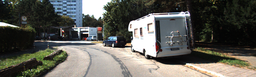
#> input picture images/hough/images/uu_000007.png, 256 x 77 px, shrunk from 1242 x 375 before the run; its folder holds only this picture in this run
$ python houghTransform.py   (older library calls are emulated)
#> lines starting #> are read from the running program, lines starting #| are printed output that depends on the picture
### functions/canny.py
import numpy as np
import cv2
import matplotlib.pyplot as plt

def canny(img):
    image = cv2.cvtColor(img, cv2.COLOR_BGR2GRAY)
    image_smoothed = cv2.GaussianBlur(image, (7, 7), 1)
    sobelx = cv2.Sobel(image_smoothed, cv2.CV_64F, 1, 0, ksize=3)
    sobely = cv2.Sobel(image_smoothed, cv2.CV_64F, 0, 1, ksize=3)
    mag = np.sqrt(sobelx**2 + sobely**2)
    mag = np.uint8(mag / np.max(mag) * 255) # Normalize to 0-255
    theta = np.arctan2(sobely, sobelx)
    rows, cols = image.shape
    non_max = np.zeros((rows, cols), dtype=np.uint8)
    theta = theta * 180. / np.pi
    theta[theta < 0] += 180
    for i in range(1, rows - 1):
        for j in range(1, cols - 1):
            # Horizontal gradient
            if (0 <= theta[i, j] < 22.5) or (157.5 <= theta[i, j] <= 180):
                if (mag[i, j] >= mag[i, j - 1]) and (mag[i, j] >= mag[i, j + 1]):
                    non_max[i, j] = mag[i, j]
            # Diagonal gradient
            elif (22.5 <= theta[i, j] < 67.5):
                if (mag[i, j] >= mag[i - 1, j - 1]) and (mag[i, j] >= mag[i + 1, j + 1]):
                    non_max[i, j] = mag[i, j]
            # Vertical gradient
            elif (67.5 <= theta[i, j] < 112.5):
                if (mag[i, j] >= mag[i - 1, j]) and (mag[i, j] >= mag[i + 1, j]):
                    non_max[i, j] = mag[i, j]
            # Diagonal gradient
            elif (112.5 <= theta[i, j] < 157.5):
                if (mag[i, j] >= mag[i + 1, j - 1]) and (mag[i, j] >= mag[i - 1, j + 1]):
                    non_max[i, j] = mag[i, j]

    high_threshold = 0.2 * np.max(non_max)
    low_threshold = 0.1 * np.max(non_max)
    strong_edges = np.zeros((rows, cols), dtype=np.uint8)
    weak_edges = np.zeros((rows, cols), dtype=np.uint8)
    strong_edges[non_max >= high_threshold] = 255
    weak_edges[(non_max <= high_threshold) & (non_max >= low_threshold)] = 255
    final_edges = np.zeros((rows, cols), dtype=np.uint8)
    final_edges[strong_edges == 255] = 255

    for i in range(1, rows - 1):
        for j in range(1, cols - 1):
            if weak_edges[i, j] == 255:
                if 255 in [strong_edges[i - 1, j - 1], strong_edges[i - 1, j], strong_edges[i - 1, j + 1],
                        strong_edges[i, j - 1], strong_edges[i, j + 1],
                        strong_edges[i + 1, j - 1], strong_edges[i + 1, j], strong_edges[i + 1, j + 1]]:
                    final_edges[i, j] = 255

    return final_edges

### functions/otsuToHoughTransform.py
import numpy as np
import cv2
import matplotlib.pyplot as plt

def otsuToHoughTransform(img): #This function is used to calculate the threshold with Otsu's method getting the maximun intra-class variance (created just for hough transform)

    # Calculate the max and min pixel values
    max_pixel = int(np.max(img))
    min_pixel = int(np.min(img))

    # Calculate histogram
    hist = np.histogram(img, bins=max_pixel+1, range=(0, max_pixel))[0]

    # Calculate total number of pixels
    total = np.sum(hist)

    # Calculate sum of all pixel values
    sum_total = np.sum(hist * np.arange(0, max_pixel+1))

    ThresholdList = np.arange(0, max_pixel+1)
    var_intra = np.zeros(max_pixel+1)

    for Threshold in ThresholdList:
        # Calculate background weight
        w_bg = np.sum(hist[0:Threshold]) / total if total > 0 else 0

        # Calculate foreground weight
        w_fg = np.sum(hist[Threshold+1:max_pixel+1]) / total if total > 0 else 0

        # Calculate background mean
        m_bg = (np.sum(hist[0:Threshold] * np.arange(0, Threshold)) / np.sum(hist[0:Threshold])) if np.sum(hist[0:Threshold]) > 0 else 0

        # Calculate foreground mean
        m_fg = (np.sum(hist[Threshold+1:max_pixel+1] * np.arange(Threshold+1, max_pixel+1)) / np.sum(hist[Threshold+1:max_pixel+1])) if np.sum(hist[Threshold+1:max_pixel+1]) > 0 else 0

        # Calculate variance of background
        var_bg = (np.sum(hist[0:Threshold] * (np.arange(0, Threshold) - m_bg)**2) / np.sum(hist[0:Threshold])) if np.sum(hist[0:Threshold]) > 0 else 0

        # Calculate variance of foreground
        var_fg = (np.sum(hist[Threshold+1:max_pixel+1] * (np.arange(Threshold+1, max_pixel+1) - m_fg)**2) / np.sum(hist[Threshold+1:max_pixel+1])) if np.sum(hist[Threshold+1:max_pixel+1]) > 0 else 0

        # Calculate intra-class variance
        var_intra[Threshold] = w_bg * var_bg + w_fg * var_fg

    # Get the threshold that maximizes the intra-class variance
    Threshold = np.argmax(var_intra)

    return Threshold

### houghTransform.py
import os
import numpy as np
import matplotlib.pyplot as plt
import cv2
from functions.canny import canny
from functions.otsuToHoughTransform import otsuToHoughTransform

def houghTransform(image, error):

    # Create a 2x3 grid of subplots
    fig, axes = plt.subplots(2, 2, figsize=(15, 10))

    # Plot the original image
    axes[0, 0].imshow(cv2.cvtColor(image, cv2.COLOR_BGR2RGB)) # Convert to RGB
    axes[0, 0].set_title('Original image')

    # Define the values of theta (angle) and rho (distance from origin)
    theta_res = 1  # Resolution of theta in degrees
    rho_res = 1    # Resolution of rho in pixels

    # Define theta and rho ranges
    theta = np.deg2rad(np.arange(-90, 90, theta_res))
    height, width, _ = image.shape
    max_rho = int(np.sqrt(height**2 + width**2))
    rho = np.arange(-max_rho, max_rho, rho_res)

    # Create Hough space
    hough_space = np.zeros((2 * max_rho, len(theta)), dtype=np.uint64)

    # Find edges
    edges = canny(image)

    # Plot the edges
    axes[0, 1].imshow(edges, cmap='gray')
    axes[0, 1].set_title('Edges')

    # Get edge coordinates
    y_idx, x_idx = np.where(edges > 0)

    # Calculaten the Hough space
    for i in range(len(x_idx)):
        x = x_idx[i]
        y = y_idx[i]
        for t_idx in range(len(theta)):
            r = int(x * np.cos(theta[t_idx]) + y * np.sin(theta[t_idx]))
            hough_space[r + max_rho, t_idx] += 1

    # Get the max and min values of the Hough space
    max_value = int(np.max(hough_space))
    min_value = int(np.min(hough_space))

    # Calculate the threshold with Otsu's method getting the maximun intra-class variance
    threshold = otsuToHoughTransform(hough_space) - (max_value) * error # 0 <= error <= 1

    # Plot the Hough space
    axes[1, 0].imshow(hough_space)
    axes[1, 0].set_title('Hough space (Max value: ' + str(max_value)+ ' Threshold: ' + str(threshold) + ')')

    # Get the coordinates of the peaks
    y_peaks, x_peaks = np.where(hough_space > threshold)

    # Create a copy of the original image to draw lines
    imgResult = cv2.cvtColor(image, cv2.COLOR_BGR2RGB) # Convert to RGB

    # Draw lines in the image
    for i in range(len(x_peaks)):
        r = rho[y_peaks[i]]
        t = theta[x_peaks[i]]
        a = np.cos(t)
        b = np.sin(t)
        x0 = a * r
        y0 = b * r
        x1 = int(x0 + 1000 * (-b))
        y1 = int(y0 + 1000 * (a))
        x2 = int(x0 - 1000 * (-b))
        y2 = int(y0 - 1000 * (a))
        cv2.line(imgResult, (x1, y1), (x2, y2), (255, 0, 0), 2)

    # Plot the image with lines
    axes[1, 1].imshow(imgResult)
    axes[1, 1].set_title('Image with lines')

    # Adjust subplot spacing
    plt.tight_layout()

    # Show all subplots
    plt.show()

if __name__ == "__main__":
    folder_path = 'images/hough/images'

    image_names = os.listdir(folder_path)

    for image_name in image_names:
        if image_name.endswith('.png'):
            image_path = os.path.join(folder_path, image_name)
            houghTransform(cv2.imread(image_path), error=0.05)
#> in houghTransform, image is the input picture: shape (77, 256, 3); mean B, G, R 86.9, 93.6, 94.3
#> in canny, `sobely = cv2.Sobel(image_smoothed, cv2.CV_64F, 0, 1, ksize=3)`:
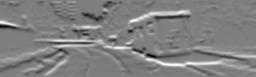
#> sobely: shape (77, 256) float64; min -591, max 595, mean 9.1; drawn with min black and max white
#> in canny, `theta = np.arctan2(sobely, sobelx)`:
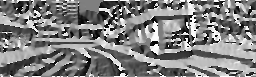
#> theta: shape (77, 256) float64; min -3.13, max 3.14, mean 0.011; drawn with min black and max white
#> in canny, `theta[theta < 0] += 180`:
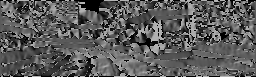
#> theta: shape (77, 256) float64; min 0, max 180, mean 90
#> after the loop in canny, `for i in range(1, rows - 1):`:
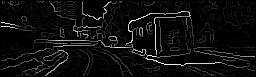
#> non_max: shape (77, 256); min 0, max 255, mean 13.3
#> in canny, `high_threshold = 0.2 * np.max(non_max)`: high_threshold = 51
#> in canny, `low_threshold = 0.1 * np.max(non_max)`: low_threshold = 25.5
#> after the loop in canny, `for i in range(1, rows - 1):`:
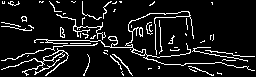
#> final_edges: shape (77, 256); 9.9% white in thin lines or dots
#> in houghTransform, `y_idx, x_idx = np.where(edges > 0)`: y_idx = 1944 values from 1 to 75; x_idx = 1944 values, max 254 at index 1422, min 1 at index 346, mean 114.8
#> the loop in houghTransform, `for i in range(len(x_idx)):` made 1944 passes
#> (x, y) on passes 1 to 3: (2, 1), (4, 1), (10, 1)
#> after the loop in houghTransform, `for i in range(len(x_idx)):`:
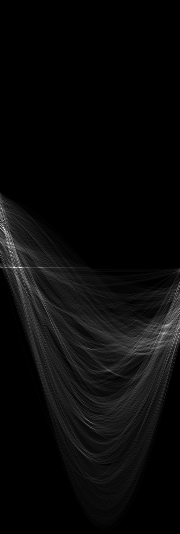
#> hough_space: shape (534, 180) uint64; min 0, max 94, mean 3.6; drawn with min black and max white
#> in houghTransform, `max_value = int(np.max(hough_space))`: max_value = 94
#> in houghTransform, `min_value = int(np.min(hough_space))`: min_value = 0
#> in otsuToHoughTransform, `max_pixel = int(np.max(img))`: max_pixel = 94
#> in otsuToHoughTransform, `min_pixel = int(np.min(img))`: min_pixel = 0
#> in otsuToHoughTransform, `hist = np.histogram(img, bins=max_pixel+1, range=(0, max_pixel))[0]`: hist = 95 values, max 61625 at index 0, min 0 at index 68, mean 1011.8
#> in otsuToHoughTransform, `total = np.sum(hist)`: total = 96120
#> in otsuToHoughTransform, `sum_total = np.sum(hist * np.arange(0, max_pixel+1))`: sum_total = 349920
#> the loop in otsuToHoughTransform, `for Threshold in ThresholdList:` made 95 passes
#> (w_bg, w_fg, m_bg, m_fg, var_bg, var_fg) on passes 1 to 12: (0, 0.359, 0, 10.14, 0, 60.14), (0.641, 0.347, 0, 10.45, 0, 59.26), (0.653, 0.332, 0.0179, 10.85, 0.0176, 58.53), (0.668, 0.313, 0.0641, 11.31, 0.107, 58.14), (0.687, 0.286, 0.143, 12.02, 0.329, 58.09), (0.714, 0.257, 0.292, 12.8, 0.87, 58.46), (0.743, 0.229, 0.474, 13.64, 1.66, 59.26), (0.771, 0.201, 0.676, 14.55, 2.68, 60.49), (0.799, 0.175, 0.893, 15.52, 3.91, 62.17), (0.825, 0.151, 1.12, 16.54, 5.33, 64.21), (0.849, 0.129, 1.34, 17.69, 6.87, 66.65), (0.871, 0.109, 1.56, 18.91, 8.59, 69.13)
#> after the loop in otsuToHoughTransform, `for Threshold in ThresholdList:`: var_intra = 95 values, max 45.17 at index 94, min 14.01 at index 8, mean 35.37
#> in otsuToHoughTransform, `Threshold = np.argmax(var_intra)`: Threshold = 94
#> in houghTransform, `threshold = otsuToHoughTransform(hough_space) - (max_value) * error`: threshold = 89.3
#> in houghTransform, `y_peaks, x_peaks = np.where(hough_space > threshold)`: y_peaks = [229, 267]; x_peaks = [4, 20]
#> the loop in houghTransform, `for i in range(len(x_peaks)):` made 2 passes
#> (r, t, a, b, x0, y0, x1, y1) on passes 1 to 2: (-38, -1.5, 0.0698, -0.998, -2.65, 37.91, 994, 107), (0, -1.22, 0.342, -0.94, 0, 0, 939, 342)
#> after the loop in houghTransform, `for i in range(len(x_peaks)):`:
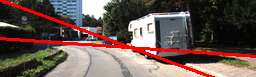
#> imgResult: shape (77, 256, 3); mean R, G, B 105.5, 86.5, 80.2

$ run again, on images/hough/images/uu_000011.png
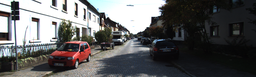
#> input picture images/hough/images/uu_000011.png, 256 x 77 px, shrunk from 1242 x 375 before the run
#> in houghTransform, image is the input picture: shape (77, 256, 3); mean B, G, R 94.7, 94.4, 94.6
#> image: shape (77, 256)
#> high_threshold = 51
#> low_threshold = 25.5
#> after the loop in canny, `for i in range(1, rows - 1):`:
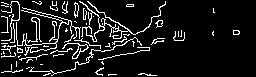
#> final_edges: shape (77, 256); 10.2% white in thin lines or dots
#> y_idx = 2019 values from 1 to 75; x_idx = 2019 values, max 239 at index 851, min 1 at index 21, mean 76.05
#> the loop in houghTransform, `for i in range(len(x_idx)):` made 2019 passes
#> (x, y) on passes 1 to 3: (11, 1), (12, 1), (13, 1)
#> max_value = 92
#> min_value = 0
#> max_pixel = 92
#> min_pixel = 0
#> hist = 93 values, max 67356 at index 0, min 0 at index 62, mean 1033.5
#> total = 96120
#> sum_total = 363420
#> the loop in otsuToHoughTransform, `for Threshold in ThresholdList:` made 93 passes
#> (w_bg, w_fg, m_bg, m_fg, var_bg, var_fg) on passes 1 to 8: (0, 0.299, 0, 12.63, 0, 83.35), (0.701, 0.285, 0, 13.23, 0, 80.32), (0.715, 0.267, 0.0204, 13.96, 0.02, 76.81), (0.733, 0.25, 0.0673, 14.7, 0.11, 73.36), (0.75, 0.233, 0.133, 15.51, 0.296, 69.61), (0.767, 0.218, 0.222, 16.22, 0.624, 66.31), (0.782, 0.205, 0.313, 16.87, 1.04, 63.48), (0.795, 0.194, 0.405, 17.45, 1.54, 61.15)
#> after the loop in otsuToHoughTransform, `for Threshold in ThresholdList:`: var_intra = 93 values, max 58.34 at index 91, min 12 at index 10, mean 44.71
#> Threshold = 91
#> threshold = 86.4
#> y_peaks = [267, 267]; x_peaks = [18, 19]
#> the loop in houghTransform, `for i in range(len(x_peaks)):` made 2 passes
#> (r, t, a, b, x0, y0, x1, y1) on passes 1 to 2: (0, -1.26, 0.309, -0.951, 0, 0, 951, 309), (0, -1.24, 0.326, -0.946, 0, 0, 945, 325)
#> after the loop in houghTransform, `for i in range(len(x_peaks)):`:
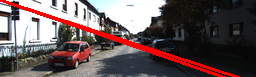
#> imgResult: shape (77, 256, 3); mean R, G, B 104.1, 88.7, 89

$ run again, on images/hough/images/uu_000012.png
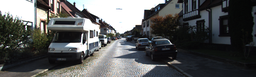
#> input picture images/hough/images/uu_000012.png, 256 x 77 px, shrunk from 1242 x 375 before the run
#> in houghTransform, image is the input picture: shape (77, 256, 3); mean B, G, R 87.2, 87.1, 85.7
#> image: shape (77, 256)
#> high_threshold = 51
#> low_threshold = 25.5
#> after the loop in canny, `for i in range(1, rows - 1):`:
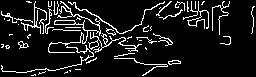
#> final_edges: shape (77, 256); 10.3% white in thin lines or dots
#> y_idx = 2026 values from 1 to 75; x_idx = 2026 values, max 254 at index 178, min 1 at index 324, mean 107.7
#> the loop in houghTransform, `for i in range(len(x_idx)):` made 2026 passes
#> (x, y) on passes 1 to 3: (26, 1), (27, 1), (28, 1)
#> max_value = 80
#> min_value = 0
#> max_pixel = 80
#> min_pixel = 0
#> hist = 81 values, max 62518 at index 0, min 0 at index 58, mean 1186.7
#> total = 96120
#> sum_total = 364680
#> the loop in otsuToHoughTransform, `for Threshold in ThresholdList:` made 81 passes
#> (w_bg, w_fg, m_bg, m_fg, var_bg, var_fg) on passes 1 to 8: (0, 0.35, 0, 10.85, 0, 71.15), (0.65, 0.333, 0, 11.35, 0, 69.59), (0.667, 0.312, 0.0252, 11.97, 0.0246, 68.04), (0.688, 0.293, 0.0842, 12.56, 0.137, 66.86), (0.707, 0.271, 0.164, 13.24, 0.36, 65.89), (0.729, 0.25, 0.278, 13.94, 0.772, 65.23), (0.75, 0.228, 0.411, 14.7, 1.36, 64.86), (0.772, 0.206, 0.569, 15.55, 2.18, 64.75)
#> after the loop in otsuToHoughTransform, `for Threshold in ThresholdList:`: var_intra = 81 values, max 51.6 at index 79, min 14.39 at index 9, mean 38.15
#> Threshold = 79
#> threshold = 75
#> y_peaks = [267, 267]; x_peaks = [3, 19]
#> the loop in houghTransform, `for i in range(len(x_peaks)):` made 2 passes
#> (r, t, a, b, x0, y0, x1, y1) on passes 1 to 2: (0, -1.52, 0.0523, -0.999, 0, 0, 998, 52), (0, -1.24, 0.326, -0.946, 0, 0, 945, 325)
#> after the loop in houghTransform, `for i in range(len(x_peaks)):`:
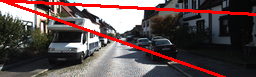
#> imgResult: shape (77, 256, 3); mean R, G, B 95.2, 77.7, 77.8

$ run again, on images/hough/images/uu_000013.png
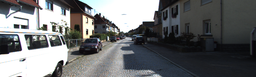
#> input picture images/hough/images/uu_000013.png, 256 x 77 px, shrunk from 1242 x 375 before the run
#> in houghTransform, image is the input picture: shape (77, 256, 3); mean B, G, R 111.3, 110.2, 108.6
#> image: shape (77, 256)
#> high_threshold = 51
#> low_threshold = 25.5
#> y_idx = 1552 values from 1 to 75; x_idx = 1552 values, max 178 at index 8, min 1 at index 208, mean 75.3
#> the loop in houghTransform, `for i in range(len(x_idx)):` made 1552 passes
#> (x, y) on passes 1 to 3: (35, 1), (38, 1), (45, 1)
#> max_value = 67
#> min_value = 0
#> max_pixel = 67
#> min_pixel = 0
#> hist = 68 values, max 69515 at index 0, min 0 at index 57, mean 1413.5
#> total = 96120
#> sum_total = 279360
#> the loop in otsuToHoughTransform, `for Threshold in ThresholdList:` made 68 passes
#> (w_bg, w_fg, m_bg, m_fg, var_bg, var_fg) on passes 1 to 8: (0, 0.277, 0, 10.5, 0, 59.97), (0.723, 0.26, 0, 11.13, 0, 57.57), (0.74, 0.24, 0.0232, 11.87, 0.0227, 54.92), (0.76, 0.224, 0.0741, 12.51, 0.12, 52.78), (0.776, 0.208, 0.135, 13.17, 0.292, 50.84), (0.792, 0.193, 0.213, 13.82, 0.582, 49.14), (0.807, 0.176, 0.304, 14.53, 0.998, 47.54), (0.824, 0.161, 0.415, 15.24, 1.6, 46.17)
#> after the loop in otsuToHoughTransform, `for Threshold in ThresholdList:`: var_intra = 68 values, max 38.63 at index 66, min 8.56 at index 8, mean 27.91
#> Threshold = 66
#> threshold = 62.65
#> y_peaks = [267, 267, 267]; x_peaks = [8, 9, 21]
#> the loop in houghTransform, `for i in range(len(x_peaks)):` made 3 passes
#> (t, a, b, x1, y1, x2, y2) on passes 1 to 3: (-1.43, 0.139, -0.99, 990, 139, -990, -139), (-1.41, 0.156, -0.988, 987, 156, -987, -156), (-1.2, 0.358, -0.934, 933, 358, -933, -358)
#> after the loop in houghTransform, `for i in range(len(x_peaks)):`:
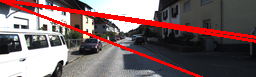
#> imgResult: shape (77, 256, 3); mean R, G, B 122.8, 100.4, 101.4
